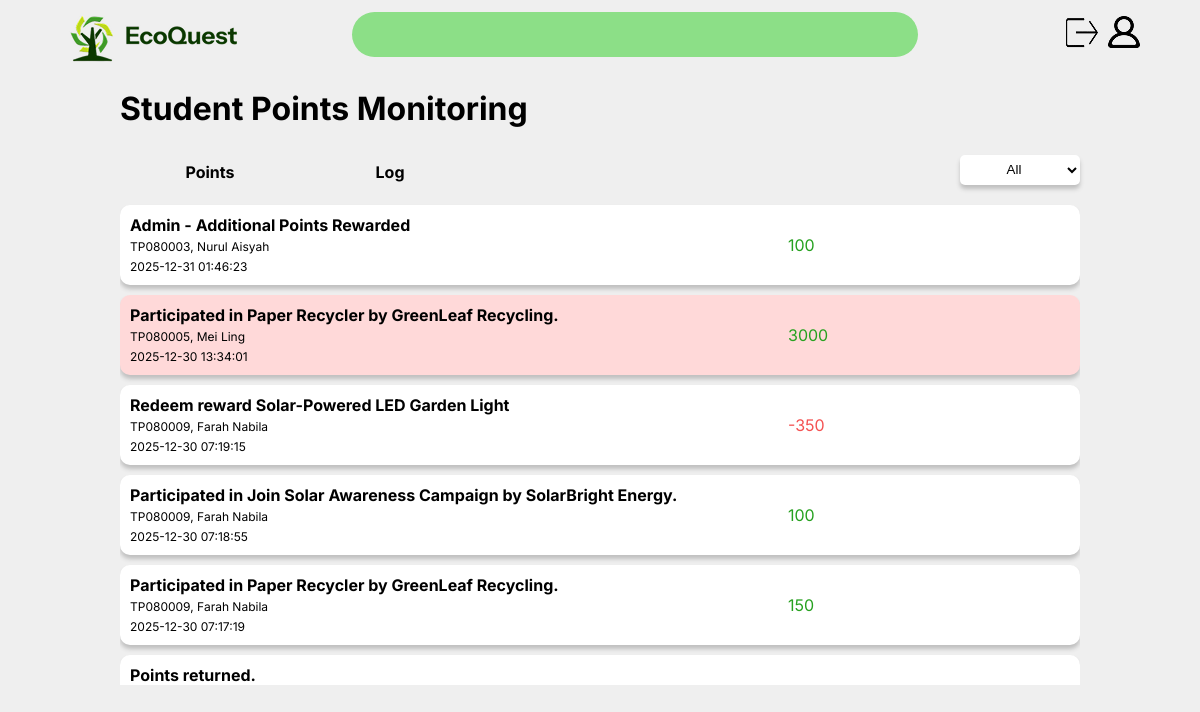
The app's page /quest/points/studentPoints.php (signed in) with its own data.
### tables this page shows
CREATE TABLE IF NOT EXISTS `history` (
  `historyID` int NOT NULL AUTO_INCREMENT,
  `studentID` varchar(15) NOT NULL,
  `timestamp` timestamp NOT NULL DEFAULT CURRENT_TIMESTAMP,
  `description` varchar(500) DEFAULT NULL,
  `points` int NOT NULL,
  `flagStatus` varchar(20) NOT NULL,
  PRIMARY KEY (`historyID`),
  KEY `studentID` (`studentID`)
);

CREATE TABLE IF NOT EXISTS `student` (
  `studentID` varchar(15) NOT NULL,
  `accountID` int NOT NULL,
  `name` varchar(255) NOT NULL,
  `course` varchar(255) NOT NULL,
  PRIMARY KEY (`studentID`),
  UNIQUE KEY `accountID` (`accountID`)
);

### quest/points/studentPoints.php (the view, shortened to what this page needs)
<?php
    include $_SERVER['DOCUMENT_ROOT'].'/RWDD/setup/navigation.php';
    $accountID = $_SESSION['accountID'];
    $sql = "SELECT role FROM account WHERE accountID = '$accountID';";
?>
<!DOCTYPE html>
<html lang="en">
<head>
    <link rel="stylesheet" href="/RWDD/css/layout.css" />
    <link rel="stylesheet" href="/RWDD/css/form.css" />
    <link rel="stylesheet" href="/RWDD/quest/points/studentPoints.css" />
</head>
<body>
    <div id="wrapper">
        <h1>Student Points Monitoring</h1>
        <div class="tab">
            <div class="option" style="background-color: <?= $style[0] ?>"><a href="/RWDD/quest/points/studentPoints.php?mode=points">Points</a></div>
            <div class="option" style="background-color: <?= $style[1] ?>"><a href="/RWDD/quest/points/studentPoints.php?mode=log">Log</a></div>
        </div>
        <?php if ($_GET['mode'] === 'points') { ?>
        <div class="search">
            <form action="/RWDD/quest/points/studentPoints.php" method="get">
                <input type="hidden" name="mode" value="points" />
                <input type="text" name="search" placeholder="Search..." />
                <input type="submit" value="Search" />
            </form>
        </div>
        <div id="content">
        <?php
        if (isset($_GET['search'])) {
            $searchKey = $_GET['search'];
            $sql = "SELECT s.studentID, s.name, SUM(h.points) AS points
                    FROM student s LEFT JOIN history h ON h.studentID = s.studentID
                    WHERE s.name LIKE '%$searchKey%' OR s.studentID LIKE '%$searchKey%'
                    GROUP BY s.studentID ORDER BY s.studentID;";
        } else {
            $sql = "SELECT s.studentID, s.name, SUM(h.points) AS points
                    FROM student s LEFT JOIN history h ON h.studentID = s.studentID
                    GROUP BY s.studentID ORDER BY s.studentID;";
        }
        $statement = mysqli_query($connect, $sql);
        while ($student = mysqli_fetch_array($statement)) { ?>
        <div class="student">
            <p class="studentDetail"><?= $student['name'] ?><br /><?= $student['studentID'] ?></p>
            <p class="studentPoints"><?php if ($student['points']) { echo $student['points']; } else { echo 0; } ?></p>
            <input type="button" class="editButton" value=" " onclick="displayEdit(event, '<?= $student['studentID'] ?>')" />
        </div>
        <?php } ?>
        </div>
        <?php } else { ?>
        <select onchange="window.location.href='/RWDD/quest/points/studentPoints.php?mode=log&filter=' + this.value">
            <option value="" <?php if(isset($_GET['filter']) && $_GET['filter'] === '') { echo "selected"; } ?>>All</option>
        </select>
        <div id="content">
        <?php
        if (isset($_GET['filter']) && ($_GET['filter'])) {
            $filter = $_GET['filter'];
            $sql = "SELECT h.historyID, h.description, s.studentID, s.name, h.points, h.timestamp, h.flagStatus
                    FROM history h LEFT JOIN student s ON h.studentID = s.studentID
                    WHERE h.flagStatus = '$filter'
                    ORDER BY h.historyID DESC;";
        } else {
            $sql = "SELECT h.historyID, h.description, s.studentID, s.name, h.points, h.timestamp, h.flagStatus
                    FROM history h LEFT JOIN student s ON h.studentID = s.studentID
                    ORDER BY h.historyID DESC";
        }
        $statement = mysqli_query($connect, $sql);
        while ($activity = mysqli_fetch_array($statement)) { ?>
        <div class="activity" style="background-color: <?php if ($activity['flagStatus'] === 'flag') { echo "#FFD9D9"; } ?>">
            <p class="activityDetail">
                <span><strong><?= $activity['description'] ?></strong></span><br />
                <span style="font-size: 12px;"><?= $activity['studentID'] ?>, <?= $activity['name'] ?><br /><?= $activity['timestamp'] ?></span>
            </p>
            <p class="activityPoints" style="color: <?php if($activity['points'] > 0) { echo "#27A120"; } else { echo "#F45252"; } ?>" ><?= $activity['points'] ?></p>
            <input type="button" class="flag" value =" " style="background: url('../../quest/points/icon/<?= $activity['flagStatus'] ?>') no-repeat;" onclick="window.location.href='/RWDD/quest/points/studentPoints.php?mode=log&historyID=<?= $activity['historyID'] ?>'" />
        </div>
        <?php } ?>
        </div>
        <?php } ?>
    </div>
</body>
</html>

### css/layout.css (style rules this page uses)
body { display: grid; font-family: 'Inter'; grid-template-columns: repeat(20, 1fr); background-color: #EFEFEF; margin: 0; }
.tab { display: flex; justify-content: space-evenly; align-items: center; }
.option { width: 100%; padding: 5px 0 5px 0; box-sizing: border-box; text-align: center; border-radius: 5px; color: black; text-decoration: none; font-weight: bold; }

### setup/navigation.css (style rules this page uses)
a { color: black; text-decoration: none; }

### css/form.css (style rules this page uses)
input[type=submit], input[type=button], button, input[type=reset] { cursor: pointer; height: 30px; border: none; border-radius: 5px; margin: 10px 0px 5px 0px; cursor: pointer; }
input::placeholder { color: #808080; }
select { width: 100%; text-align: center; border: none; border-radius: 5px; box-shadow: 0 4px 4px #BFBFBF; height: 30px; margin: 5px 0 10px 0; outline: none; box-sizing: border-box; background-color: white; }

### quest/points/studentPoints.css (style rules this page uses)
.student, .activity, .studentActivity { width: 100%; display: flex; background-color: white; border-radius: 10px; box-shadow: 0 4px 4px #BFBFBF; padding: 10px; align-items: center; box-sizing: border-box; margin: 10px 0; }
.student p, .student input, .activity p, .activity input, .studentActivity p { margin: 0; }
.editButton, .flag { background: url('../../css/icon/edit.png') no-repeat; background-position: center; }
@media only screen and (min-width: 700px) { #wrapper { grid-column: 3 / 19; display: grid; grid-template-columns: repeat(16, 1fr); } }
@media only screen and (min-width: 700px) { h1 { grid-column: 1 / 17; } }
@media only screen and (min-width: 700px) { .tab { grid-column: 1 / 7; } }
@media only screen and (min-width: 700px) { select { grid-column: 15 / 17; } }
@media only screen and (min-width: 700px) { #content { grid-column: 1 / 17; height: 490px; overflow-y: scroll; } }
@media only screen and (min-width: 700px) { .studentDetail, .activityDetail { width: 70%; } }
@media only screen and (min-width: 700px) { .studentPoints, .activityPoints { width: 25%; } }
@media only screen and (min-width: 700px) { .editButton, .flag { width: 5%; } }

### records on screen
history: description "Admin - Additional Points Rewarded", studentID.studentID "TP080003", studentID.name "Nurul Aisyah", timestamp "2025-12-31 01:46:23", points "100"
history: description "Participated in Paper Recycler by GreenLeaf Recycling.", studentID.studentID "TP080005", studentID.name "Mei Ling", timestamp "2025-12-30 13:34:01", points "3000"
history: description "Redeem reward Solar-Powered LED Garden Light", studentID.studentID "TP080009", studentID.name "Farah Nabila", timestamp "2025-12-30 07:19:15", points "-350"
history: description "Participated in Join Solar Awareness Campaign by SolarBright Energy.", studentID.studentID "TP080009", studentID.name "Farah Nabila", timestamp "2025-12-30 07:18:55", points "100"
history: description "Participated in Paper Recycler by GreenLeaf Recycling.", studentID.studentID "TP080009", studentID.name "Farah Nabila", timestamp "2025-12-30 07:17:19", points "150"
history: description "Points returned."
